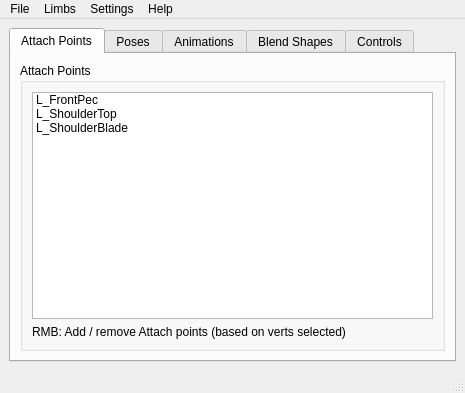
<?xml version="1.0" encoding="UTF-8"?>
<ui version="4.0">
 <class>MainWindow</class>
 <widget class="QMainWindow" name="MainWindow">
  <property name="geometry">
   <rect>
    <x>0</x>
    <y>0</y>
    <width>465</width>
    <height>381</height>
   </rect>
  </property>
  <property name="windowTitle">
   <string>Payne Free Anim Suite - by Trevor Payne</string>
  </property>
  <property name="toolTip">
   <string/>
  </property>
  <property name="documentMode">
   <bool>false</bool>
  </property>
  <property name="tabShape">
   <enum>QTabWidget::Rounded</enum>
  </property>
  <property name="unifiedTitleAndToolBarOnMac">
   <bool>false</bool>
  </property>
  <widget class="QWidget" name="centralwidget">
   <layout class="QHBoxLayout" name="horizontalLayout_2">
    <item>
     <widget class="QTabWidget" name="tabWidget_2">
      <property name="enabled">
       <bool>true</bool>
      </property>
      <property name="currentIndex">
       <number>0</number>
      </property>
      <widget class="QWidget" name="tab_17">
       <attribute name="title">
        <string>Attach Points</string>
       </attribute>
       <layout class="QVBoxLayout" name="verticalLayout_26">
        <item>
         <widget class="QGroupBox" name="groupBox_3">
          <property name="title">
           <string>Attach Points</string>
          </property>
          <layout class="QVBoxLayout" name="verticalLayout_12">
           <item>
            <layout class="QVBoxLayout" name="verticalLayout_13">
             <item>
              <widget class="QListWidget" name="listWidget_2">
               <item>
                <property name="text">
                 <string>L_FrontPec</string>
                </property>
               </item>
               <item>
                <property name="text">
                 <string>L_ShoulderTop</string>
                </property>
               </item>
               <item>
                <property name="text">
                 <string>L_ShoulderBlade</string>
                </property>
               </item>
              </widget>
             </item>
             <item>
              <widget class="QLabel" name="label_12">
               <property name="text">
                <string>RMB: Add / remove Attach points (based on verts selected)</string>
               </property>
              </widget>
             </item>
            </layout>
           </item>
          </layout>
         </widget>
        </item>
       </layout>
      </widget>
      <widget class="QWidget" name="tab_4">
       <attribute name="title">
        <string>Poses</string>
       </attribute>
       <layout class="QHBoxLayout" name="horizontalLayout_5">
        <item>
         <layout class="QHBoxLayout" name="horizontalLayout_121" stretch="1,1,1">
          <item>
           <layout class="QVBoxLayout" name="verticalLayout_134">
            <item>
             <widget class="QGroupBox" name="groupBox_70">
              <property name="title">
               <string>Limb Heirarchy</string>
              </property>
              <layout class="QHBoxLayout" name="horizontalLayout_126">
               <item>
                <layout class="QVBoxLayout" name="verticalLayout_135">
                 <item>
                  <widget class="QTreeWidget" name="treeWidget_4">
                   <property name="autoScrollMargin">
                    <number>16</number>
                   </property>
                   <property name="alternatingRowColors">
                    <bool>true</bool>
                   </property>
                   <property name="selectionMode">
                    <enum>QAbstractItemView::MultiSelection</enum>
                   </property>
                   <property name="autoExpandDelay">
                    <number>-1</number>
                   </property>
                   <property name="indentation">
                    <number>10</number>
                   </property>
                   <property name="headerHidden">
                    <bool>true</bool>
                   </property>
                   <column>
                    <property name="text">
                     <string notr="true">1</string>
                    </property>
                   </column>
                   <item>
                    <property name="text">
                     <string>Root</string>
                    </property>
                    <item>
                     <property name="text">
                      <string>Spine</string>
                     </property>
                     <item>
                      <property name="text">
                       <string>Arm (M)</string>
                      </property>
                      <item>
                       <property name="text">
                        <string>Hand</string>
                       </property>
                      </item>
                     </item>
                     <item>
                      <property name="text">
                       <string>Head</string>
                      </property>
                     </item>
                     <item>
                      <property name="text">
                       <string>Leg (M)</string>
                      </property>
                     </item>
                     <item>
                      <property name="text">
                       <string>Tail</string>
                      </property>
                     </item>
                    </item>
                   </item>
                  </widget>
                 </item>
                </layout>
               </item>
              </layout>
             </widget>
            </item>
           </layout>
          </item>
          <item>
           <widget class="Line" name="line">
            <property name="orientation">
             <enum>Qt::Vertical</enum>
            </property>
           </widget>
          </item>
          <item>
           <layout class="QVBoxLayout" name="verticalLayout_131">
            <item>
             <widget class="QGroupBox" name="groupBox_4">
              <property name="title">
               <string>Operation</string>
              </property>
              <layout class="QHBoxLayout" name="horizontalLayout_10">
               <item>
                <layout class="QHBoxLayout" name="horizontalLayout_11">
                 <item>
                  <widget class="QRadioButton" name="radioButton_2">
                   <property name="text">
                    <string>Replace</string>
                   </property>
                   <property name="checked">
                    <bool>true</bool>
                   </property>
                  </widget>
                 </item>
                 <item>
                  <widget class="QRadioButton" name="radioButton">
                   <property name="text">
                    <string>Add</string>
                   </property>
                  </widget>
                 </item>
                 <item>
                  <widget class="QRadioButton" name="radioButton_3">
                   <property name="text">
                    <string>Subtract</string>
                   </property>
                  </widget>
                 </item>
                </layout>
               </item>
              </layout>
             </widget>
            </item>
            <item>
             <widget class="QGroupBox" name="groupBox_6">
              <property name="title">
               <string>Limb Weights</string>
              </property>
              <layout class="QHBoxLayout" name="horizontalLayout_6">
               <item>
                <widget class="QScrollArea" name="scrollArea">
                 <property name="widgetResizable">
                  <bool>true</bool>
                 </property>
                 <widget class="QWidget" name="scrollAreaWidgetContents">
                  <property name="geometry">
                   <rect>
                    <x>0</x>
                    <y>0</y>
                    <width>162</width>
                    <height>164</height>
                   </rect>
                  </property>
                  <layout class="QVBoxLayout" name="verticalLayout_14">
                   <item>
                    <layout class="QVBoxLayout" name="verticalLayout_20">
                     <item>
                      <layout class="QHBoxLayout" name="horizontalLayout_12">
                       <item>
                        <widget class="QLabel" name="label_3">
                         <property name="sizePolicy">
                          <sizepolicy hsizetype="Expanding" vsizetype="Preferred">
                           <horstretch>0</horstretch>
                           <verstretch>0</verstretch>
                          </sizepolicy>
                         </property>
                         <property name="text">
                          <string>L_Thumb</string>
                         </property>
                        </widget>
                       </item>
                       <item>
                        <widget class="QSlider" name="horizontalSlider">
                         <property name="singleStep">
                          <number>0</number>
                         </property>
                         <property name="pageStep">
                          <number>20</number>
                         </property>
                         <property name="value">
                          <number>0</number>
                         </property>
                         <property name="orientation">
                          <enum>Qt::Horizontal</enum>
                         </property>
                        </widget>
                       </item>
                      </layout>
                     </item>
                     <item>
                      <layout class="QHBoxLayout" name="horizontalLayout_13">
                       <item>
                        <widget class="QLabel" name="label_4">
                         <property name="sizePolicy">
                          <sizepolicy hsizetype="Expanding" vsizetype="Preferred">
                           <horstretch>0</horstretch>
                           <verstretch>0</verstretch>
                          </sizepolicy>
                         </property>
                         <property name="text">
                          <string>L_Index</string>
                         </property>
                        </widget>
                       </item>
                       <item>
                        <widget class="QSlider" name="horizontalSlider_3">
                         <property name="pageStep">
                          <number>20</number>
                         </property>
                         <property name="value">
                          <number>0</number>
                         </property>
                         <property name="orientation">
                          <enum>Qt::Horizontal</enum>
                         </property>
                        </widget>
                       </item>
                      </layout>
                     </item>
                     <item>
                      <layout class="QHBoxLayout" name="horizontalLayout_16">
                       <item>
                        <widget class="QLabel" name="label_5">
                         <property name="sizePolicy">
                          <sizepolicy hsizetype="Expanding" vsizetype="Preferred">
                           <horstretch>0</horstretch>
                           <verstretch>0</verstretch>
                          </sizepolicy>
                         </property>
                         <property name="text">
                          <string>L_Middle</string>
                         </property>
                        </widget>
                       </item>
                       <item>
                        <widget class="QSlider" name="horizontalSlider_2">
                         <property name="singleStep">
                          <number>0</number>
                         </property>
                         <property name="pageStep">
                          <number>20</number>
                         </property>
                         <property name="value">
                          <number>0</number>
                         </property>
                         <property name="orientation">
                          <enum>Qt::Horizontal</enum>
                         </property>
                        </widget>
                       </item>
                      </layout>
                     </item>
                     <item>
                      <layout class="QHBoxLayout" name="horizontalLayout_29">
                       <item>
                        <widget class="QLabel" name="label_13">
                         <property name="sizePolicy">
                          <sizepolicy hsizetype="Expanding" vsizetype="Preferred">
                           <horstretch>0</horstretch>
                           <verstretch>0</verstretch>
                          </sizepolicy>
                         </property>
                         <property name="text">
                          <string>L_Ring</string>
                         </property>
                        </widget>
                       </item>
                       <item>
                        <widget class="QSlider" name="horizontalSlider_11">
                         <property name="singleStep">
                          <number>0</number>
                         </property>
                         <property name="pageStep">
                          <number>20</number>
                         </property>
                         <property name="value">
                          <number>0</number>
                         </property>
                         <property name="orientation">
                          <enum>Qt::Horizontal</enum>
                         </property>
                        </widget>
                       </item>
                      </layout>
                     </item>
                     <item>
                      <layout class="QHBoxLayout" name="horizontalLayout_30">
                       <item>
                        <widget class="QLabel" name="label_14">
                         <property name="sizePolicy">
                          <sizepolicy hsizetype="Expanding" vsizetype="Preferred">
                           <horstretch>0</horstretch>
                           <verstretch>0</verstretch>
                          </sizepolicy>
                         </property>
                         <property name="text">
                          <string>L_Pinky</string>
                         </property>
                        </widget>
                       </item>
                       <item>
                        <widget class="QSlider" name="horizontalSlider_12">
                         <property name="singleStep">
                          <number>0</number>
                         </property>
                         <property name="pageStep">
                          <number>20</number>
                         </property>
                         <property name="value">
                          <number>0</number>
                         </property>
                         <property name="sliderPosition">
                          <number>0</number>
                         </property>
                         <property name="orientation">
                          <enum>Qt::Horizontal</enum>
                         </property>
                        </widget>
                       </item>
                      </layout>
                     </item>
                    </layout>
                   </item>
                  </layout>
                 </widget>
                </widget>
               </item>
              </layout>
             </widget>
            </item>
            <item>
             <widget class="QPushButton" name="pushButton">
              <property name="text">
               <string>Add Keyframe</string>
              </property>
             </widget>
            </item>
            <item>
             <widget class="QLabel" name="label_15">
              <property name="text">
               <string>NOTE: ^'Scroll Area' container above^</string>
              </property>
             </widget>
            </item>
            <item>
             <widget class="QLabel" name="label_18">
              <property name="text">
               <string>RMB: Convert IK / FK</string>
              </property>
             </widget>
            </item>
            <item>
             <widget class="QLabel" name="label_19">
              <property name="text">
               <string>RMB: Flip with mirror limb</string>
              </property>
             </widget>
            </item>
            <item>
             <widget class="QLabel" name="label_20">
              <property name="text">
               <string>RMB: Copy to mirror limb</string>
              </property>
             </widget>
            </item>
            <item>
             <spacer name="verticalSpacer_2">
              <property name="orientation">
               <enum>Qt::Vertical</enum>
              </property>
              <property name="sizeHint" stdset="0">
               <size>
                <width>20</width>
                <height>40</height>
               </size>
              </property>
             </spacer>
            </item>
           </layout>
          </item>
         </layout>
        </item>
       </layout>
      </widget>
      <widget class="QWidget" name="tab_7">
       <attribute name="title">
        <string>Animations</string>
       </attribute>
       <layout class="QVBoxLayout" name="verticalLayout_18">
        <item>
         <layout class="QHBoxLayout" name="horizontalLayout_129" stretch="1,1,1">
          <item>
           <layout class="QVBoxLayout" name="verticalLayout_144">
            <item>
             <widget class="QGroupBox" name="groupBox_74">
              <property name="title">
               <string>Limb Heirarchy</string>
              </property>
              <layout class="QHBoxLayout" name="horizontalLayout_130">
               <item>
                <layout class="QVBoxLayout" name="verticalLayout_145">
                 <item>
                  <widget class="QTreeWidget" name="treeWidget_7">
                   <property name="autoScrollMargin">
                    <number>16</number>
                   </property>
                   <property name="alternatingRowColors">
                    <bool>true</bool>
                   </property>
                   <property name="selectionMode">
                    <enum>QAbstractItemView::MultiSelection</enum>
                   </property>
                   <property name="autoExpandDelay">
                    <number>-1</number>
                   </property>
                   <property name="indentation">
                    <number>10</number>
                   </property>
                   <property name="headerHidden">
                    <bool>true</bool>
                   </property>
                   <column>
                    <property name="text">
                     <string notr="true">1</string>
                    </property>
                   </column>
                   <item>
                    <property name="text">
                     <string>Root</string>
                    </property>
                    <item>
                     <property name="text">
                      <string>Spine</string>
                     </property>
                     <item>
                      <property name="text">
                       <string>Arm (M)</string>
                      </property>
                      <item>
                       <property name="text">
                        <string>Hand</string>
                       </property>
                      </item>
                     </item>
                     <item>
                      <property name="text">
                       <string>Head</string>
                      </property>
                     </item>
                     <item>
                      <property name="text">
                       <string>Leg (M)</string>
                      </property>
                     </item>
                     <item>
                      <property name="text">
                       <string>Tail</string>
                      </property>
                     </item>
                    </item>
                   </item>
                  </widget>
                 </item>
                </layout>
               </item>
              </layout>
             </widget>
            </item>
            <item>
             <widget class="QGroupBox" name="groupBox_75">
              <property name="title">
               <string>Animation Library</string>
              </property>
              <layout class="QHBoxLayout" name="horizontalLayout_131">
               <item>
                <layout class="QVBoxLayout" name="verticalLayout_146">
                 <item>
                  <widget class="QListWidget" name="listWidget_20">
                   <property name="alternatingRowColors">
                    <bool>true</bool>
                   </property>
                   <item>
                    <property name="text">
                     <string>[Reset]</string>
                    </property>
                   </item>
                   <item>
                    <property name="text">
                     <string>Hand_Fist</string>
                    </property>
                   </item>
                   <item>
                    <property name="text">
                     <string>Hand_Extend Fingers</string>
                    </property>
                   </item>
                   <item>
                    <property name="text">
                     <string>Hand_Spread Fingers</string>
                    </property>
                   </item>
                   <item>
                    <property name="text">
                     <string>Hand_DeSpread Fingers</string>
                    </property>
                   </item>
                   <item>
                    <property name="text">
                     <string>[-----Notes-----]</string>
                    </property>
                   </item>
                   <item>
                    <property name="text">
                     <string>MMB Drag = changes values, like channel box</string>
                    </property>
                   </item>
                   <item>
                    <property name="text">
                     <string>MMB Drag + Multi-select = Change all values</string>
                    </property>
                   </item>
                   <item>
                    <property name="text">
                     <string>RMB &gt; Add / Delete Pose</string>
                    </property>
                   </item>
                   <item>
                    <property name="text">
                     <string>Update This List based on limb selection</string>
                    </property>
                   </item>
                   <item>
                    <property name="text">
                     <string>Update Status line with MMB drag values</string>
                    </property>
                   </item>
                  </widget>
                 </item>
                </layout>
               </item>
              </layout>
             </widget>
            </item>
           </layout>
          </item>
          <item>
           <widget class="Line" name="line_5">
            <property name="orientation">
             <enum>Qt::Vertical</enum>
            </property>
           </widget>
          </item>
          <item>
           <layout class="QVBoxLayout" name="verticalLayout_147">
            <item>
             <widget class="QGroupBox" name="groupBox_10">
              <property name="title">
               <string>Operation</string>
              </property>
              <layout class="QHBoxLayout" name="horizontalLayout_23">
               <item>
                <layout class="QHBoxLayout" name="horizontalLayout_24">
                 <item>
                  <widget class="QRadioButton" name="radioButton_5">
                   <property name="text">
                    <string>Replace</string>
                   </property>
                   <property name="checked">
                    <bool>true</bool>
                   </property>
                  </widget>
                 </item>
                 <item>
                  <widget class="QRadioButton" name="radioButton_6">
                   <property name="text">
                    <string>Add</string>
                   </property>
                  </widget>
                 </item>
                </layout>
               </item>
              </layout>
             </widget>
            </item>
            <item>
             <widget class="QGroupBox" name="groupBox_11">
              <property name="title">
               <string>Keyed Controllers</string>
              </property>
              <layout class="QHBoxLayout" name="horizontalLayout_25">
               <item>
                <layout class="QVBoxLayout" name="verticalLayout_17">
                 <item>
                  <layout class="QHBoxLayout" name="horizontalLayout_26">
                   <item>
                    <widget class="QLabel" name="label_9">
                     <property name="sizePolicy">
                      <sizepolicy hsizetype="Expanding" vsizetype="Preferred">
                       <horstretch>0</horstretch>
                       <verstretch>0</verstretch>
                      </sizepolicy>
                     </property>
                     <property name="text">
                      <string>Overall Limb</string>
                     </property>
                    </widget>
                   </item>
                   <item>
                    <widget class="QSlider" name="horizontalSlider_7">
                     <property name="value">
                      <number>50</number>
                     </property>
                     <property name="orientation">
                      <enum>Qt::Horizontal</enum>
                     </property>
                    </widget>
                   </item>
                  </layout>
                 </item>
                 <item>
                  <layout class="QHBoxLayout" name="horizontalLayout_27">
                   <item>
                    <widget class="QLabel" name="label_10">
                     <property name="sizePolicy">
                      <sizepolicy hsizetype="Expanding" vsizetype="Preferred">
                       <horstretch>0</horstretch>
                       <verstretch>0</verstretch>
                      </sizepolicy>
                     </property>
                     <property name="text">
                      <string>IK Wrist</string>
                     </property>
                    </widget>
                   </item>
                   <item>
                    <widget class="QSlider" name="horizontalSlider_9">
                     <property name="value">
                      <number>50</number>
                     </property>
                     <property name="orientation">
                      <enum>Qt::Horizontal</enum>
                     </property>
                    </widget>
                   </item>
                  </layout>
                 </item>
                 <item>
                  <layout class="QHBoxLayout" name="horizontalLayout_28">
                   <item>
                    <widget class="QLabel" name="label_11">
                     <property name="sizePolicy">
                      <sizepolicy hsizetype="Expanding" vsizetype="Preferred">
                       <horstretch>0</horstretch>
                       <verstretch>0</verstretch>
                      </sizepolicy>
                     </property>
                     <property name="text">
                      <string>IK Pole Vector</string>
                     </property>
                    </widget>
                   </item>
                   <item>
                    <widget class="QSlider" name="horizontalSlider_10">
                     <property name="value">
                      <number>50</number>
                     </property>
                     <property name="orientation">
                      <enum>Qt::Horizontal</enum>
                     </property>
                    </widget>
                   </item>
                  </layout>
                 </item>
                </layout>
               </item>
              </layout>
             </widget>
            </item>
            <item>
             <widget class="QPushButton" name="pushButton_7">
              <property name="text">
               <string>Keyframe</string>
              </property>
             </widget>
            </item>
            <item>
             <spacer name="verticalSpacer_4">
              <property name="orientation">
               <enum>Qt::Vertical</enum>
              </property>
              <property name="sizeHint" stdset="0">
               <size>
                <width>20</width>
                <height>40</height>
               </size>
              </property>
             </spacer>
            </item>
           </layout>
          </item>
         </layout>
        </item>
       </layout>
      </widget>
      <widget class="QWidget" name="tab_8">
       <attribute name="title">
        <string>Blend Shapes</string>
       </attribute>
       <layout class="QVBoxLayout" name="verticalLayout_16"/>
      </widget>
      <widget class="QWidget" name="tab_19">
       <attribute name="title">
        <string>Controls</string>
       </attribute>
       <layout class="QVBoxLayout" name="verticalLayout_15">
        <item>
         <layout class="QHBoxLayout" name="horizontalLayout_101" stretch="1,1,1">
          <item>
           <layout class="QVBoxLayout" name="verticalLayout_110">
            <item>
             <widget class="QGroupBox" name="groupBox_69">
              <property name="title">
               <string>Limb Heirarchy</string>
              </property>
              <layout class="QHBoxLayout" name="horizontalLayout_124">
               <item>
                <layout class="QVBoxLayout" name="verticalLayout_133">
                 <item>
                  <widget class="QTreeWidget" name="treeWidget_15">
                   <property name="autoScrollMargin">
                    <number>16</number>
                   </property>
                   <property name="alternatingRowColors">
                    <bool>true</bool>
                   </property>
                   <property name="selectionMode">
                    <enum>QAbstractItemView::MultiSelection</enum>
                   </property>
                   <property name="autoExpandDelay">
                    <number>-1</number>
                   </property>
                   <property name="indentation">
                    <number>10</number>
                   </property>
                   <property name="headerHidden">
                    <bool>true</bool>
                   </property>
                   <column>
                    <property name="text">
                     <string notr="true">1</string>
                    </property>
                   </column>
                   <item>
                    <property name="text">
                     <string>Root</string>
                    </property>
                    <item>
                     <property name="text">
                      <string>Spine</string>
                     </property>
                     <item>
                      <property name="text">
                       <string>Arm (M)</string>
                      </property>
                      <item>
                       <property name="text">
                        <string>Hand</string>
                       </property>
                      </item>
                     </item>
                     <item>
                      <property name="text">
                       <string>Head</string>
                      </property>
                     </item>
                     <item>
                      <property name="text">
                       <string>Leg (M)</string>
                      </property>
                     </item>
                     <item>
                      <property name="text">
                       <string>Tail</string>
                      </property>
                     </item>
                    </item>
                   </item>
                  </widget>
                 </item>
                </layout>
               </item>
              </layout>
             </widget>
            </item>
            <item>
             <widget class="QGroupBox" name="groupBox_71">
              <property name="title">
               <string>Limb Controllers</string>
              </property>
              <layout class="QVBoxLayout" name="verticalLayout_136">
               <item>
                <layout class="QVBoxLayout" name="verticalLayout_137">
                 <item>
                  <widget class="QListWidget" name="listWidget_19">
                   <item>
                    <property name="text">
                     <string>[FK] Clavical</string>
                    </property>
                   </item>
                   <item>
                    <property name="text">
                     <string>[FK] Shoulder</string>
                    </property>
                   </item>
                   <item>
                    <property name="text">
                     <string>[FK] Elbow</string>
                    </property>
                   </item>
                   <item>
                    <property name="text">
                     <string>[FK] Wrist</string>
                    </property>
                   </item>
                   <item>
                    <property name="text">
                     <string>[IK] Pole Vector</string>
                    </property>
                   </item>
                  </widget>
                 </item>
                </layout>
               </item>
              </layout>
             </widget>
            </item>
           </layout>
          </item>
          <item>
           <widget class="Line" name="line_7">
            <property name="orientation">
             <enum>Qt::Vertical</enum>
            </property>
           </widget>
          </item>
          <item>
           <layout class="QVBoxLayout" name="verticalLayout_143">
            <item>
             <widget class="QGroupBox" name="groupBox_23">
              <property name="sizePolicy">
               <sizepolicy hsizetype="Expanding" vsizetype="Preferred">
                <horstretch>0</horstretch>
                <verstretch>0</verstretch>
               </sizepolicy>
              </property>
              <property name="title">
               <string>Properties</string>
              </property>
              <layout class="QHBoxLayout" name="horizontalLayout_125">
               <item>
                <layout class="QVBoxLayout" name="verticalLayout_149">
                 <item>
                  <widget class="QGroupBox" name="groupBox_15">
                   <property name="title">
                    <string>All Limbs</string>
                   </property>
                   <layout class="QHBoxLayout" name="horizontalLayout_43">
                    <item>
                     <layout class="QVBoxLayout" name="verticalLayout_27">
                      <item>
                       <layout class="QHBoxLayout" name="horizontalLayout_133">
                        <item>
                         <widget class="QLabel" name="label_68">
                          <property name="text">
                           <string>Behavior</string>
                          </property>
                         </widget>
                        </item>
                        <item>
                         <widget class="QComboBox" name="comboBox_33">
                          <property name="currentIndex">
                           <number>0</number>
                          </property>
                          <item>
                           <property name="text">
                            <string>FK - Chain</string>
                           </property>
                          </item>
                          <item>
                           <property name="text">
                            <string>FK - Branch</string>
                           </property>
                          </item>
                          <item>
                           <property name="text">
                            <string>FK/IK - Chain</string>
                           </property>
                          </item>
                          <item>
                           <property name="text">
                            <string>FK/IK - Branch</string>
                           </property>
                          </item>
                          <item>
                           <property name="text">
                            <string>IK Pole Vector</string>
                           </property>
                          </item>
                          <item>
                           <property name="text">
                            <string>IK Spline</string>
                           </property>
                          </item>
                          <item>
                           <property name="text">
                            <string>Constraint</string>
                           </property>
                          </item>
                         </widget>
                        </item>
                       </layout>
                      </item>
                      <item>
                       <layout class="QHBoxLayout" name="horizontalLayout_44">
                        <item>
                         <widget class="QLabel" name="label_27">
                          <property name="text">
                           <string>Parent</string>
                          </property>
                         </widget>
                        </item>
                        <item>
                         <widget class="QComboBox" name="comboBox_12">
                          <property name="currentIndex">
                           <number>0</number>
                          </property>
                          <item>
                           <property name="text">
                            <string>Limb Defined</string>
                           </property>
                          </item>
                          <item>
                           <property name="text">
                            <string>World</string>
                           </property>
                          </item>
                          <item>
                           <property name="text">
                            <string>Root</string>
                           </property>
                          </item>
                         </widget>
                        </item>
                       </layout>
                      </item>
                      <item>
                       <layout class="QHBoxLayout" name="horizontalLayout_45">
                        <item>
                         <widget class="QLabel" name="label_28">
                          <property name="text">
                           <string>Parent Limb</string>
                          </property>
                         </widget>
                        </item>
                        <item>
                         <widget class="QComboBox" name="comboBox_13">
                          <property name="currentIndex">
                           <number>0</number>
                          </property>
                          <item>
                           <property name="text">
                            <string>Arm</string>
                           </property>
                          </item>
                          <item>
                           <property name="text">
                            <string>Leg</string>
                           </property>
                          </item>
                          <item>
                           <property name="text">
                            <string>Head</string>
                           </property>
                          </item>
                         </widget>
                        </item>
                       </layout>
                      </item>
                      <item>
                       <layout class="QHBoxLayout" name="horizontalLayout_46">
                        <item>
                         <widget class="QLabel" name="label_29">
                          <property name="text">
                           <string> Parent Ctr</string>
                          </property>
                         </widget>
                        </item>
                        <item>
                         <widget class="QComboBox" name="comboBox_14">
                          <property name="currentIndex">
                           <number>0</number>
                          </property>
                          <item>
                           <property name="text">
                            <string>Shoulder</string>
                           </property>
                          </item>
                         </widget>
                        </item>
                       </layout>
                      </item>
                      <item>
                       <layout class="QHBoxLayout" name="horizontalLayout_17">
                        <item>
                         <widget class="QCheckBox" name="checkBox_4">
                          <property name="text">
                           <string>Align</string>
                          </property>
                          <property name="checked">
                           <bool>true</bool>
                          </property>
                         </widget>
                        </item>
                        <item>
                         <widget class="QCheckBox" name="checkBox_6">
                          <property name="text">
                           <string>Bake</string>
                          </property>
                          <property name="checked">
                           <bool>true</bool>
                          </property>
                         </widget>
                        </item>
                       </layout>
                      </item>
                      <item>
                       <widget class="QPushButton" name="pushButton_6">
                        <property name="text">
                         <string>Modify Limb</string>
                        </property>
                       </widget>
                      </item>
                     </layout>
                    </item>
                   </layout>
                  </widget>
                 </item>
                 <item>
                  <spacer name="verticalSpacer_12">
                   <property name="orientation">
                    <enum>Qt::Vertical</enum>
                   </property>
                   <property name="sizeHint" stdset="0">
                    <size>
                     <width>20</width>
                     <height>40</height>
                    </size>
                   </property>
                  </spacer>
                 </item>
                </layout>
               </item>
              </layout>
             </widget>
            </item>
           </layout>
          </item>
         </layout>
        </item>
       </layout>
      </widget>
     </widget>
    </item>
   </layout>
  </widget>
  <widget class="QMenuBar" name="menubar">
   <property name="geometry">
    <rect>
     <x>0</x>
     <y>0</y>
     <width>465</width>
     <height>21</height>
    </rect>
   </property>
   <widget class="QMenu" name="menuFile">
    <property name="title">
     <string>File</string>
    </property>
    <addaction name="actionSave"/>
    <addaction name="separator"/>
    <addaction name="actionNew"/>
    <addaction name="actionOpen_Skeleton"/>
    <addaction name="actionEdit_Rig"/>
    <addaction name="separator"/>
    <addaction name="actionBuild_From_Imported_FBX"/>
    <addaction name="actionExport_FBX"/>
    <addaction name="separator"/>
    <addaction name="actionQuit"/>
   </widget>
   <widget class="QMenu" name="menuHelp">
    <property name="title">
     <string>Help</string>
    </property>
    <addaction name="actionDocumentation"/>
    <addaction name="actionTutorials"/>
   </widget>
   <widget class="QMenu" name="menuOptions">
    <property name="title">
     <string>Settings</string>
    </property>
    <addaction name="actionAnimation_Library_Folder"/>
    <addaction name="separator"/>
    <addaction name="actionSettings"/>
   </widget>
   <widget class="QMenu" name="menuTemplates">
    <property name="title">
     <string>Limbs</string>
    </property>
    <widget class="QMenu" name="menuMirror_Limb">
     <property name="title">
      <string>Mirror Limb</string>
     </property>
     <addaction name="actionX_Axis"/>
     <addaction name="actionY_Axis"/>
     <addaction name="actionZ_Axis"/>
    </widget>
    <addaction name="menuMirror_Limb"/>
    <addaction name="actionDuplicate"/>
    <addaction name="separator"/>
    <addaction name="actionLoad_Template"/>
    <addaction name="actionSagve_Custom_Template"/>
   </widget>
   <addaction name="menuFile"/>
   <addaction name="menuTemplates"/>
   <addaction name="menuOptions"/>
   <addaction name="menuHelp"/>
  </widget>
  <widget class="QStatusBar" name="statusbar"/>
  <action name="actionNew">
   <property name="text">
    <string>New Rig...</string>
   </property>
  </action>
  <action name="actionOpen_Skeleton">
   <property name="text">
    <string>Load Rig...</string>
   </property>
  </action>
  <action name="actionRename">
   <property name="text">
    <string>Rename Hierarchy...</string>
   </property>
  </action>
  <action name="actionOverride_Naming">
   <property name="text">
    <string>Override Naming</string>
   </property>
  </action>
  <action name="actionDocumentation">
   <property name="text">
    <string>Documentation...</string>
   </property>
  </action>
  <action name="actionRig_Settings">
   <property name="text">
    <string>Rig Settings...</string>
   </property>
  </action>
  <action name="actionQuit">
   <property name="text">
    <string>Quit</string>
   </property>
  </action>
  <action name="actionBuild_From_Imported_FBX">
   <property name="text">
    <string>Import FBX</string>
   </property>
  </action>
  <action name="actionSettings">
   <property name="text">
    <string>Tool Settings...</string>
   </property>
  </action>
  <action name="actionSet_Custom_Templates_Path">
   <property name="text">
    <string>Set Custom Templates Path...</string>
   </property>
  </action>
  <action name="actionLoad_Template">
   <property name="text">
    <string>Load Template...</string>
   </property>
  </action>
  <action name="actionSagve_Custom_Template">
   <property name="text">
    <string>Save Template...</string>
   </property>
  </action>
  <action name="actionLoad_Custom_Template">
   <property name="text">
    <string>Load Custom Template...</string>
   </property>
  </action>
  <action name="actionDuplicate">
   <property name="text">
    <string>Duplicate Limb</string>
   </property>
  </action>
  <action name="actionSet_Custom_Template_Path">
   <property name="text">
    <string>Set Library Folder...</string>
   </property>
  </action>
  <action name="actionSet_Custom_Template_Folder">
   <property name="text">
    <string>Set Custom Template Folder...</string>
   </property>
  </action>
  <action name="actionSave">
   <property name="text">
    <string>Save</string>
   </property>
  </action>
  <action name="actionSave_As">
   <property name="text">
    <string>Save As...</string>
   </property>
  </action>
  <action name="actionRig_Settings_2">
   <property name="text">
    <string>Rig Settings...</string>
   </property>
  </action>
  <action name="actionAnimation_Library_Folder">
   <property name="text">
    <string>Animation Library Folder...</string>
   </property>
  </action>
  <action name="actionTutorials">
   <property name="text">
    <string>Tutorials...</string>
   </property>
  </action>
  <action name="actionX_Axis">
   <property name="text">
    <string>X Axis</string>
   </property>
  </action>
  <action name="actionY_Axis">
   <property name="text">
    <string>Y Axis</string>
   </property>
  </action>
  <action name="actionZ_Axis">
   <property name="text">
    <string>Z Axis</string>
   </property>
  </action>
  <action name="actionExport_FBX">
   <property name="text">
    <string>Export FBX</string>
   </property>
  </action>
  <action name="actionEdit_Rig">
   <property name="text">
    <string>Edit Rig...</string>
   </property>
  </action>
 </widget>
 <resources/>
 <connections/>
</ui>
